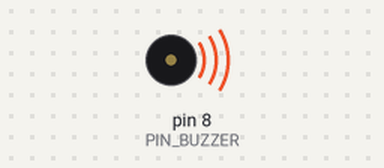
Bench run of a sketch on a simulated Arduino Uno, built with avr-gcc and run on an emulated ATmega328P. On the bench: buzzer (waves = sounding).

Above: at 0.2 s.
At 4.8 s:
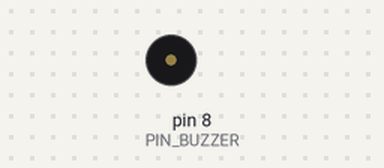
Timing chart, 0 to 7.0 s (numbered marks = the images above):
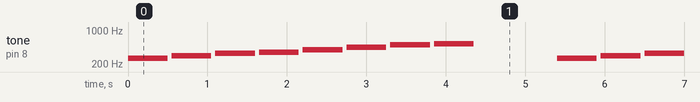

Measured:
- by itself, tone on pin 8 (PIN_BUZZER): repeats every 5.4 s: silent 0.05 s, 294 Hz 0.50 s, silent 0.05 s, 330 Hz 0.50 s, silent 0.05 s, 349 Hz 0.50 s, silent 0.05 s, 392 Hz 0.50 s, silent 0.05 s, 440 Hz 0.50 s, silent 0.05 s, 494 Hz 0.50 s, silent 0.05 s, 523 Hz 0.50 s, silent 1.1 s, 262 Hz 0.50 s

The sketch:

L1_Tonos_Simples.ino
```cpp
/*
 * INSANI ROBOTICS - FUNDAMENTOS F6
 * Lección 1: Generación de Tonos Simples
 * ------------------------------------------------
 * Objetivo: Reproducir la escala musical (Do-Re-Mi...)
 * Conexión: Buzzer en Pin D8
 */

const int PIN_BUZZER = 8;

// Frecuencias de las notas (Octava 4) - Valores en Hertz
const int NOTE_C4 = 262; // Do
const int NOTE_D4 = 294; // Re
const int NOTE_E4 = 330; // Mi
const int NOTE_F4 = 349; // Fa
const int NOTE_G4 = 392; // Sol
const int NOTE_A4 = 440; // La
const int NOTE_B4 = 494; // Si
const int NOTE_C5 = 523; // Do (Agudo)

// Prototipo de función
void tocarNota(int frecuencia);

void setup() {
  pinMode(PIN_BUZZER, OUTPUT);
}

void loop() {
  // Llamamos a nuestra función personalizada para cada nota
  tocarNota(NOTE_C4); // Do
  tocarNota(NOTE_D4); // Re
  tocarNota(NOTE_E4); // Mi
  tocarNota(NOTE_F4); // Fa
  tocarNota(NOTE_G4); // Sol
  tocarNota(NOTE_A4); // La
  tocarNota(NOTE_B4); // Si
  tocarNota(NOTE_C5); // Do agudo

  delay(1000); // Esperar 1 segundo en silencio antes de repetir
}

// --- FUNCIÓN PERSONALIZADA ---
// Recibe la frecuencia y se encarga de tocarla y hacer la pausa
void tocarNota(int frecuencia) {
  tone(PIN_BUZZER, frecuencia); // Iniciar sonido
  delay(500);                   // Mantener sonido 500ms
  noTone(PIN_BUZZER);           // Detener sonido
  delay(50);                    // Breve silencio para separar las notas
}
```
